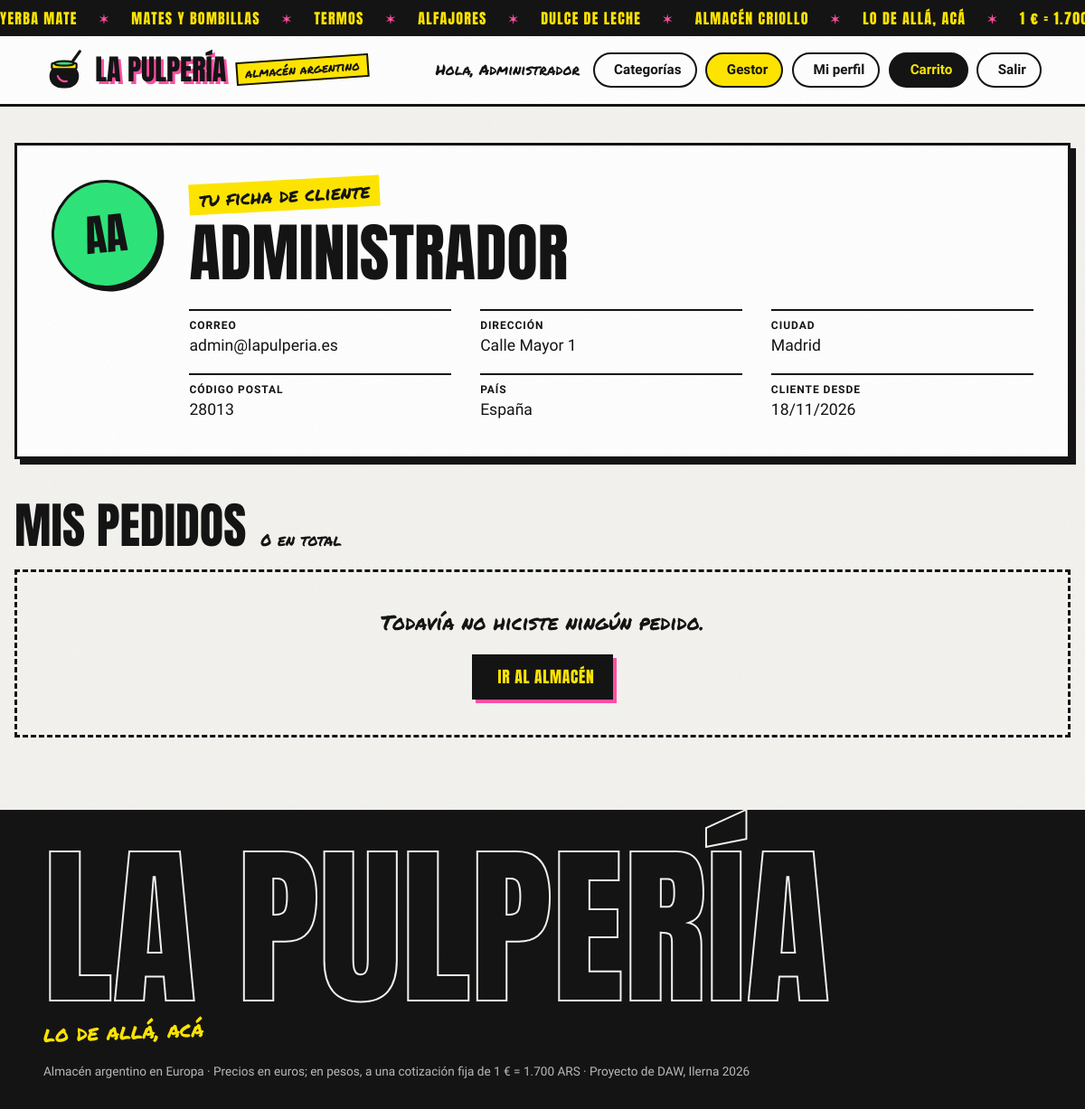
The app's page /WEBSERVICIO/ExamenTienda/perfil.php (signed in) with its own data.
### tables this page shows
CREATE TABLE usuarios (
    codigo INT AUTO_INCREMENT PRIMARY KEY,
    correo VARCHAR(100) NOT NULL UNIQUE,     
    clave VARCHAR(255) NOT NULL,             
    nombre VARCHAR(100) NOT NULL,
    direccion VARCHAR(200) NOT NULL,
    ciudad VARCHAR(50) NOT NULL,
    cp VARCHAR(10) NOT NULL,
    pais VARCHAR(50) NOT NULL,
    rol INT NOT NULL DEFAULT 0,              
    fecha_alta DATETIME NOT NULL DEFAULT CURRENT_TIMESTAMP
);

### WEBSERVICIO/ExamenTienda/clases/BaseDatos.php (called while the page is built)
<?php
class BaseDatos {
    private static $conexion = null;
    public static function conexion() {
        if (self::$conexion === null) {
            try {
                $cadena = "mysql:dbname=" . BD_NOMBRE . ";host=" . BD_HOST . ";charset=utf8mb4";
                self::$conexion = new PDO($cadena, BD_USUARIO, BD_CLAVE);
                self::$conexion->setAttribute(PDO::ATTR_ERRMODE, PDO::ERRMODE_EXCEPTION);
            } catch (PDOException $e) {
                die("No se pudo conectar con la base de datos. ¿Está encendido MySQL en XAMPP?");
            }
        }
        return self::$conexion;
    }
}

### WEBSERVICIO/ExamenTienda/clases/Usuario.php (called while the page is built, shortened)
<?php
class Usuario {
    public static function buscar($codigo) {
        $consulta = BaseDatos::conexion()->prepare("SELECT * FROM usuarios WHERE codigo = ?");
        $consulta->execute([$codigo]);
        $consulta->setFetchMode(PDO::FETCH_CLASS, "Usuario");
        return $consulta->fetch();
    }
}

### WEBSERVICIO/ExamenTienda/clases/Pedido.php (called while the page is built, shortened)
<?php
class Pedido {
    public static function deUsuario($usuario) {
        $sql = "SELECT p.codigo, p.fecha, p.enviado, p.usuario, SUM(pp.unidades * pp.precio) AS total
                FROM pedidos p JOIN pedidos_productos pp ON pp.pedido = p.codigo
                WHERE p.usuario = ?
                GROUP BY p.codigo, p.fecha, p.enviado, p.usuario
                ORDER BY p.fecha DESC";
        $consulta = BaseDatos::conexion()->prepare($sql);
        $consulta->execute([$usuario]);
        return $consulta->fetchAll(PDO::FETCH_CLASS, "Pedido");
    }
}

### WEBSERVICIO/ExamenTienda/perfil.php (the view, shortened to what this page needs)
<?php
$usuario = Usuario::buscar($_SESSION['usuario']['codigo']);
$pedidos = Pedido::deUsuario($usuario->codigo);
$nombres = explode(" ", $usuario->nombre);
$iniciales = mb_substr($nombres[0], 0, 1) . mb_substr(end($nombres), 0, 1);
require "inc/cabecera.php";
?>
    <section class="ficha">
      <span class="avatar" aria-hidden="true"><?php echo htmlspecialchars($iniciales); ?></span>
      <div>
        <p class="nota">tu ficha de cliente</p>
        <h1 data-anima="letras"><?php echo htmlspecialchars($usuario->nombre); ?></h1>
        <dl class="datos">
          <div><dt>Correo</dt><dd><?php echo htmlspecialchars($usuario->correo); ?></dd></div>
          <div><dt>Dirección</dt><dd><?php echo htmlspecialchars($usuario->direccion); ?></dd></div>
          <div><dt>Ciudad</dt><dd><?php echo htmlspecialchars($usuario->ciudad); ?></dd></div>
          <div><dt>Código postal</dt><dd><?php echo htmlspecialchars($usuario->cp); ?></dd></div>
          <div><dt>País</dt><dd><?php echo htmlspecialchars($usuario->pais); ?></dd></div>
          <div><dt>Cliente desde</dt><dd><?php echo date("d/m/Y", strtotime($usuario->fecha_alta)); ?></dd></div>
        </dl>
      </div>
    </section>
    <h2 class="seccion-titulo">Mis pedidos <small><?php echo count($pedidos); ?> en total</small></h2>
    <?php if (count($pedidos) == 0) { ?>
      <div class="vacio">
        <p>Todavía no hiciste ningún pedido.</p>
        <a class="boton boton-chico" href="categorias.php"><i class="ph-bold ph-storefront" aria-hidden="true"></i> Ir al almacén</a>
      </div>
    <?php } ?>
<?php require "inc/pie.php"; ?>

### WEBSERVICIO/ExamenTienda/css/estilos.css (style rules this page uses)
:root { --tinta: #141414; --papel: #f4f3ef; --blanco: #ffffff; --verde: #2ee57a; --naranja: #ff7a1a; --celeste: #3dc1ff; --rosa: #ff4fa3; --amarillo: #ffe600; --rojo: #ff3b30; --borde: 3px solid var(--tinta); --sombra: 6px 6px 0 var(--tinta); --rebote: cubic-bezier(.34, 1.56, .64, 1); --resorte: linear(0, .47 6%, 1.13 12%, 1.34 18%, 1.16 24%, .88 35%, 1.04 52%, .99 70%, 1); --letra-titulo: "Anton", "Arial Narrow", Impact, sans-serif; --letra-texto: "Bricolage Grotesque", "Segoe UI", system-ui, sans-serif; --letra-mano: "Permanent Marker", "Segoe Print", cursive; --color: var(--amarillo); }
*, *::before, *::after { box-sizing: border-box; }
body { margin: 0; min-height: 100vh; display: flex; flex-direction: column; background: var(--papel); color: var(--tinta); font-family: var(--letra-texto); line-height: 1.5; overflow-x: clip; }
body::after { content: ""; position: fixed; inset: 0; z-index: 100; pointer-events: none; opacity: .08; mix-blend-mode: multiply; }
a { color: inherit; }
h1, h2, h3 { margin: 0; font-family: var(--letra-titulo); font-weight: 400; text-transform: uppercase; line-height: .95; }
.nota { display: inline-block; margin: 0 0 .8rem; padding: .1rem .7rem; font-family: var(--letra-mano); font-size: 1.3rem; background: var(--amarillo); rotate: -3deg; }
.boton { display: inline-flex; align-items: center; justify-content: center; gap: .5rem; width: 100%; padding: .8rem 1.2rem; font-family: var(--letra-titulo); font-size: 1.35rem; letter-spacing: .04em; text-transform: uppercase; text-decoration: none; color: var(--amarillo); background: var(--tinta); border: var(--borde); box-shadow: 4px 4px 0 var(--rosa); cursor: pointer; transition: translate .15s, box-shadow .15s; }
.boton-chico { width: auto; font-size: 1.1rem; padding: .55rem 1.1rem; }
.seccion-titulo { display: flex; flex-wrap: wrap; align-items: baseline; gap: .4rem 1rem; margin-bottom: 1.4rem; font-size: clamp(2.2rem, 5vw, 3.4rem); scroll-margin-top: 7rem; }
.seccion-titulo small { font-family: var(--letra-mano); font-size: 1.1rem; text-transform: none; }
.ficha { display: grid; grid-template-columns: auto 1fr; align-items: start; gap: 2rem; margin-bottom: 3rem; padding: clamp(1.4rem, 4vw, 2.4rem); background: var(--blanco); border: var(--borde); box-shadow: var(--sombra); }
.avatar { display: grid; place-items: center; width: 7.5rem; height: 7.5rem; font-family: var(--letra-titulo); font-size: 3rem; background: var(--verde); border: var(--borde); border-radius: 50%; box-shadow: 4px 4px 0 var(--tinta); rotate: -6deg; }
.ficha h1 { font-size: clamp(2.4rem, 6vw, 4.4rem); }
.datos { display: grid; grid-template-columns: repeat(auto-fill, minmax(210px, 1fr)); gap: 1.1rem 2rem; margin: 1.8rem 0 0; }
.datos div { padding-top: .45rem; border-top: 2px solid var(--tinta); }
.datos dt { font-size: .75rem; font-weight: 800; letter-spacing: .08em; text-transform: uppercase; }
.datos dd { margin: 0; font-size: 1.1rem; }
.vacio { padding: 2.4rem; text-align: center; border: 3px dashed var(--tinta); }
.vacio p { margin: 0 0 1.2rem; font-family: var(--letra-mano); font-size: 1.4rem; }

### records on screen
usuarios: nombre "AA", correo "admin@lapulperia.es", direccion "Calle Mayor 1", ciudad "Madrid", cp "28013", pais "España", fecha_alta "18/11/2026"

### other values on screen
$texto "YERBA MATE"
$texto "MATES Y BOMBILLAS"
$texto "TERMOS"
$texto "ALFAJORES"
$texto "DULCE DE LECHE"
$texto "ALMACÉN CRIOLLO"
$texto "LO DE ALLÁ, ACÁ"
$texto "1 € =…"
strtok($_SESSION['usuario']['nombre'], " ") "Administrador"
count($pedidos) "0"
COTIZACION_ARS "1.700"
